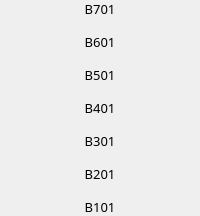
                            <widget class="QFrame" name="frame_60">
                             <property name="frameShape">
                              <enum>QFrame::NoFrame</enum>
                             </property>
                             <property name="frameShadow">
                              <enum>QFrame::Raised</enum>
                             </property>
                             <layout class="QVBoxLayout" name="verticalLayout_65">
                              <property name="spacing">
                               <number>15</number>
                              </property>
                              <property name="leftMargin">
                               <number>0</number>
                              </property>
                              <property name="topMargin">
                               <number>0</number>
                              </property>
                              <property name="rightMargin">
                               <number>0</number>
                              </property>
                              <property name="bottomMargin">
                               <number>0</number>
                              </property>
                              <item>
                               <widget class="QLabel" name="label_63">
                                <property name="font">
                                 <font>
                                  <family>Mitr SemiBold</family>
                                  <pointsize>10</pointsize>
                                 </font>
                                </property>
                                <property name="text">
                                 <string>B701</string>
                                </property>
                                <property name="alignment">
                                 <set>Qt::AlignCenter</set>
                                </property>
                               </widget>
                              </item>
                              <item>
                               <widget class="QLabel" name="label_64">
                                <property name="font">
                                 <font>
                                  <family>Mitr SemiBold</family>
                                  <pointsize>10</pointsize>
                                 </font>
                                </property>
                                <property name="text">
                                 <string>B601</string>
                                </property>
                                <property name="alignment">
                                 <set>Qt::AlignCenter</set>
                                </property>
                               </widget>
                              </item>
                              <item>
                               <widget class="QLabel" name="label_70">
                                <property name="font">
                                 <font>
                                  <family>Mitr SemiBold</family>
                                  <pointsize>10</pointsize>
                                 </font>
                                </property>
                                <property name="text">
                                 <string>B501</string>
                                </property>
                                <property name="alignment">
                                 <set>Qt::AlignCenter</set>
                                </property>
                               </widget>
                              </item>
                              <item>
                               <widget class="QLabel" name="label_71">
                                <property name="font">
                                 <font>
                                  <family>Mitr SemiBold</family>
                                  <pointsize>10</pointsize>
                                 </font>
                                </property>
                                <property name="text">
                                 <string>B401</string>
                                </property>
                                <property name="alignment">
                                 <set>Qt::AlignCenter</set>
                                </property>
                               </widget>
                              </item>
                              <item>
                               <widget class="QLabel" name="label_76">
                                <property name="font">
                                 <font>
                                  <family>Mitr SemiBold</family>
                                  <pointsize>10</pointsize>
                                 </font>
                                </property>
                                <property name="text">
                                 <string>B301</string>
                                </property>
                                <property name="alignment">
                                 <set>Qt::AlignCenter</set>
                                </property>
                               </widget>
                              </item>
                              <item>
                               <widget class="QLabel" name="label_77">
                                <property name="font">
                                 <font>
                                  <family>Mitr SemiBold</family>
                                  <pointsize>10</pointsize>
                                 </font>
                                </property>
                                <property name="text">
                                 <string>B201</string>
                                </property>
                                <property name="alignment">
                                 <set>Qt::AlignCenter</set>
                                </property>
                               </widget>
                              </item>
                              <item>
                               <widget class="QLabel" name="label_78">
                                <property name="font">
                                 <font>
                                  <family>Mitr SemiBold</family>
                                  <pointsize>10</pointsize>
                                 </font>
                                </property>
                                <property name="text">
                                 <string>B101</string>
                                </property>
                                <property name="alignment">
                                 <set>Qt::AlignCenter</set>
                                </property>
                               </widget>
                              </item>
                             </layout>
                            </widget>
